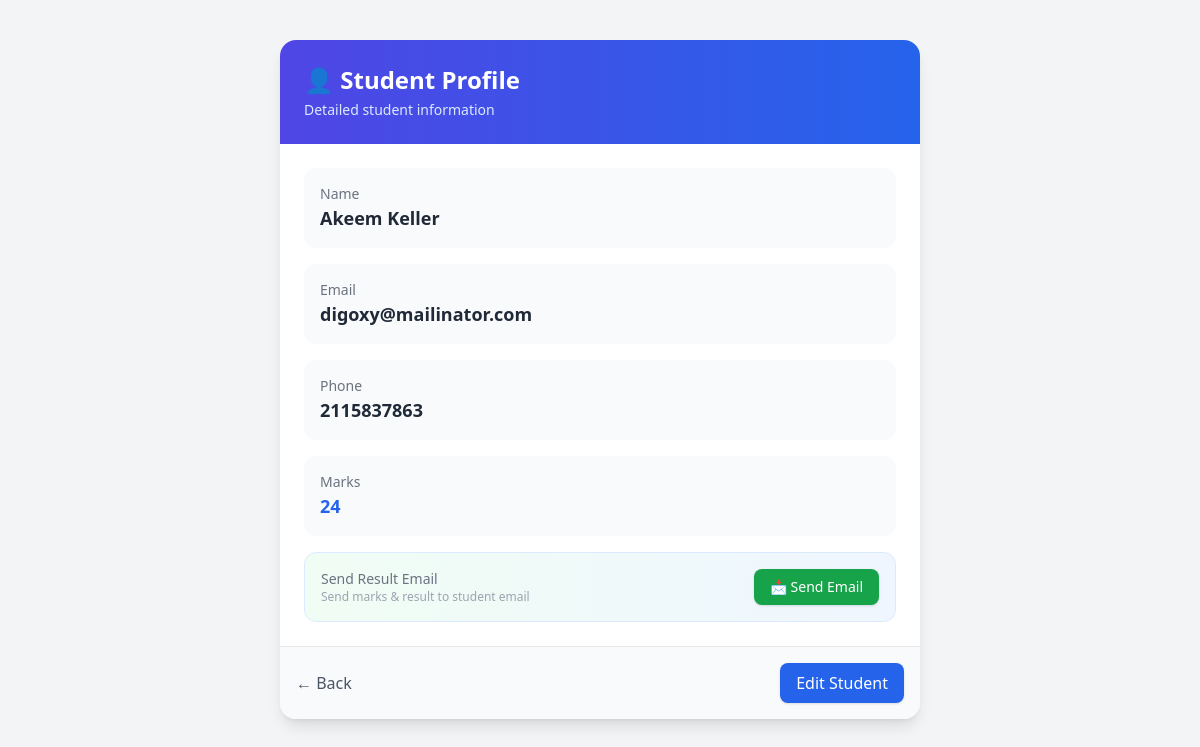
Page /routes.php?action=view&id=6 on the committed database.
### tables this page shows
CREATE TABLE `students` (
  `id` int(11) NOT NULL,
  `name` varchar(100) DEFAULT NULL,
  `email` varchar(100) DEFAULT NULL,
  `phone` varchar(15) DEFAULT NULL,
  `marks` int(11) DEFAULT NULL,
  `created_at` timestamp NOT NULL DEFAULT current_timestamp()
);

### app/controllers/StudentController.php (called while the page is built, shortened)
<?php
require_once __DIR__ . '/../models/Student.php';
class StudentController
{
    public function view()
    {
        $student = new Student();
        $data    = $student->getById($_GET['id']);
        include __DIR__ . '/../views/students/view.php';
    }
}

### core/Database.php (called while the page is built, shortened)
<?php
class Database {
    private $host = "localhost";
    private $user = "root";
    private $pass = "";
    private $db = "student_admin_panel";
    public function __construct() {
        $this->conn = new mysqli(
            $this->host,
            $this->user,
            $this->pass,
            $this->db
        );
    }
}

### app/models/Student.php (called while the page is built, shortened)
<?php
require_once __DIR__ . '/../../core/Database.php';
class Student {
    private $conn;
    public function __construct() {
        $db = new Database();
        $this->conn = $db->conn;
    }
    public function getById($id) {
        $stmt = $this->conn->prepare("SELECT * FROM students WHERE id=?");
        $stmt->bind_param("i", $id);
        $stmt->execute();
        return $stmt->get_result()->fetch_assoc();
    }
}

### app/views/students/view.php (the view, shortened to what this page needs)
<!DOCTYPE html>
<html>
<head>
    <script src="https://cdn.tailwindcss.com"></script>
</head>
<body class="bg-gray-100 min-h-screen">
<div class="max-w-2xl mx-auto py-10 px-4">
    <div class="bg-white rounded-2xl shadow-lg overflow-hidden">
        <div class="bg-gradient-to-r from-indigo-600 to-blue-600 p-6">
            <h2 class="text-2xl font-bold text-white">👤 Student Profile</h2>
            <p class="text-blue-100 text-sm mt-1">Detailed student information</p>
        </div>
        <div class="p-6 space-y-4">
            <div class="bg-gray-50 p-4 rounded-xl">
                <p class="text-gray-500 text-sm">Name</p>
                <p class="text-lg font-semibold text-gray-800"><?= $data['name'] ?></p>
            </div>
            <div class="bg-gray-50 p-4 rounded-xl">
                <p class="text-gray-500 text-sm">Email</p>
                <p class="text-lg font-semibold text-gray-800"><?= $data['email'] ?></p>
            </div>
            <div class="bg-gray-50 p-4 rounded-xl">
                <p class="text-gray-500 text-sm">Phone</p>
                <p class="text-lg font-semibold text-gray-800"><?= $data['phone'] ?></p>
            </div>
            <div class="bg-gray-50 p-4 rounded-xl">
                <p class="text-gray-500 text-sm">Marks</p>
                <p class="text-lg font-semibold text-blue-600">
                    <?= $data['marks'] ?>
                </p>
            </div>
            <div class="bg-gradient-to-r from-green-50 to-blue-50 border border-blue-100 p-4 rounded-xl">
                <div class="flex justify-between items-center">
                    <div>
                        <p class="text-gray-500 text-sm">Send Result Email</p>
                        <p class="text-xs text-gray-400">
                            Send marks & result to student email
                        </p>
                    </div>
                    <form method="POST" action="?action=send_email&id=<?= $data['id'] ?>">
                        <button class="bg-green-600 hover:bg-green-700 text-white px-4 py-2 rounded-lg shadow text-sm">
                            📩 Send Email
                        </button>
                    </form>
                </div>
            </div>
        </div>
        <div class="p-4 bg-gray-50 border-t flex justify-between items-center">
            <a href="/student_admin_panel/public/"
               class="text-gray-600 hover:text-black">
                ← Back
            </a>
            <a href="?action=edit&id=<?= $data['id'] ?>"
               class="bg-blue-600 hover:bg-blue-700 text-white px-4 py-2 rounded-lg shadow">
                Edit Student
            </a>
        </div>
    </div>
</div>
</body>
</html>

### rows in the picture
students: name "Akeem Keller", email "digoxy@mailinator.com", phone "2115837863", marks "24"
